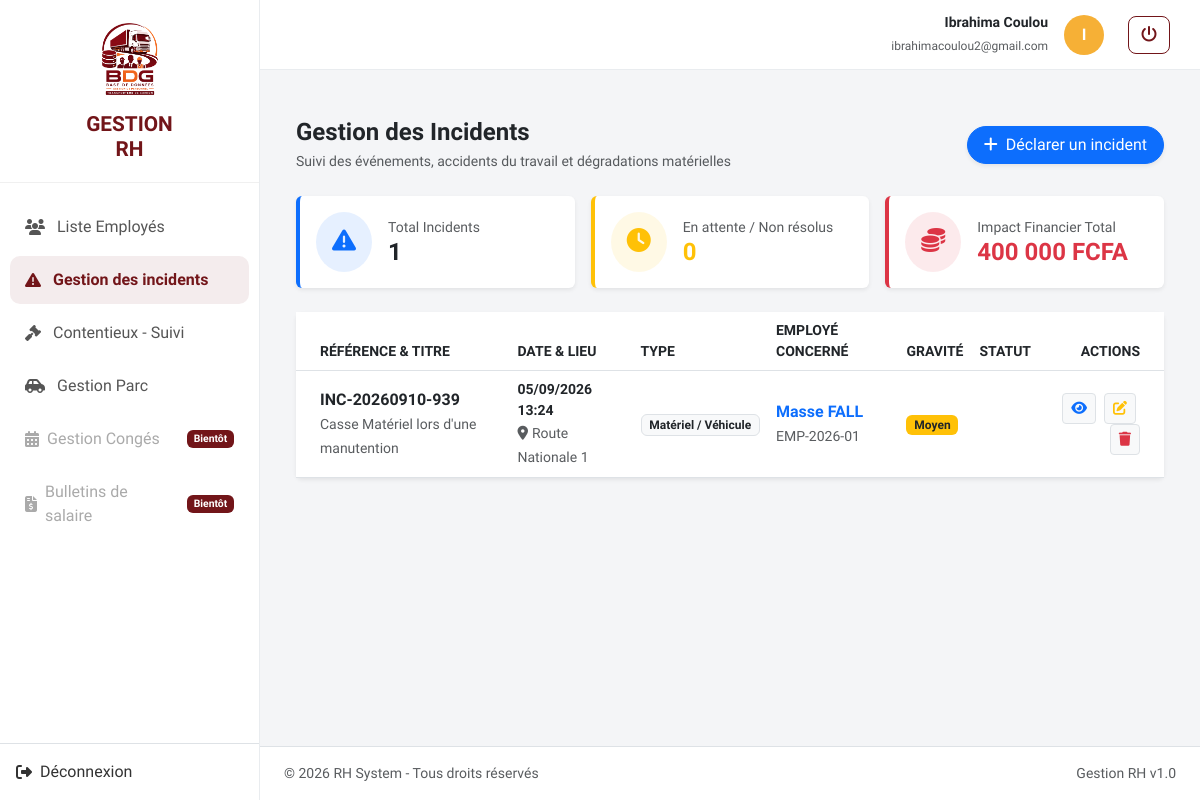
Screenshot of /gestion_personnel/index.php?action=incidents (signed in) with the database file from the repository.
### tables this page shows
CREATE TABLE `incidents` (
  `id` int(11) NOT NULL,
  `reference` varchar(50) NOT NULL,
  `employee_id` int(11) DEFAULT NULL,
  `type_incident` enum('Accident du travail','Matériel / Véhicule','Discipline / Insubordination','Sécurité / Vol','Autre') NOT NULL DEFAULT 'Autre',
  `gravite` enum('Faible','Moyen','Élevé','Critique') NOT NULL DEFAULT 'Moyen',
  `lieu` varchar(255) DEFAULT NULL,
  `date_incident` datetime NOT NULL,
  `titre` varchar(255) NOT NULL,
  `description` text NOT NULL,
  `actions_correctives` text DEFAULT NULL,
  `denouement` text DEFAULT NULL,
  `statut` enum('Signolé','En cours','Résolu','Classé sans suite') NOT NULL DEFAULT 'Signolé',
  `impact_financier` decimal(12,2) DEFAULT 0.00,
  `fichier_joint` varchar(255) DEFAULT NULL,
  `fichiers_joints` text DEFAULT NULL,
  `created_at` datetime DEFAULT current_timestamp(),
  `updated_at` datetime DEFAULT current_timestamp() ON UPDATE current_timestamp()
);

CREATE TABLE `employees` (
  `id` int(11) NOT NULL,
  `entreprise` varchar(50) NOT NULL DEFAULT 'STC',
  `matricule` varchar(20) NOT NULL,
  `nom` varchar(50) NOT NULL,
  `prenom` varchar(50) NOT NULL,
  `email` varchar(150) DEFAULT NULL,
  `etat_civil` varchar(50) DEFAULT NULL,
  `adresse` varchar(255) DEFAULT NULL,
  `telephone` varchar(50) DEFAULT NULL,
  `cni` varchar(50) DEFAULT NULL,
  `date_embauche` date DEFAULT NULL,
  `type_contrat` enum('CDD','CDI','Stage','Autre') NOT NULL DEFAULT 'CDI',
  `numero_permis` varchar(50) DEFAULT NULL,
  `categories_permis` varchar(50) DEFAULT NULL,
  `date_expiration_permis` date DEFAULT NULL,
  `intitule_poste` varchar(150) DEFAULT NULL,
  `contrat_pdf` varchar(255) DEFAULT NULL,
  `created_at` timestamp NOT NULL DEFAULT current_timestamp()
);

### gestion_personnel/controllers/IncidentController.php (called while the page is built, shortened)
<?php
require_once __DIR__ . '/../models/Incident.php';
class IncidentController {
    private $incidentModel;
    public function __construct() {
        $database = new Database();
        $pdo = $database->getConnection();
        $this->incidentModel = new Incident($pdo);
    }
    public function index() {
        $incidents = $this->incidentModel->getAll();
        require_once __DIR__ . '/../views/incidents/index.php';
    }
}

### gestion_personnel/models/Incident.php (called while the page is built, shortened)
<?php
class Incident {
    private $db;
    public function __construct($pdo = null) {
        if ($pdo) {
            $this->db = $pdo;
        } else {
            $database = new Database();
            $this->db = $database->getConnection();
        }
    }
    public function getAll() {
        $sql = "SELECT i.*, e.nom, e.prenom, e.matricule
                FROM incidents i
                LEFT JOIN employees e ON i.employee_id = e.id
                ORDER BY i.date_incident DESC";
        $stmt = $this->db->query($sql);
        return $stmt->fetchAll();
    }
}

### gestion_personnel/views/incidents/index.php (the view, shortened to what this page needs)
<?php require_once __DIR__ . '/../layout/header.php'; ?>
<div class="container-fluid py-4">
    <div class="d-flex justify-content-between align-items-center mb-4">
        <div>
            <h2 class="h4 mb-1 text-dark fw-bold">Gestion des Incidents</h2>
            <p class="text-muted small mb-0">Suivi des événements, accidents du travail et dégradations matérielles</p>
        </div>
        <a href="index.php?action=incidents_create" class="btn btn-primary rounded-pill px-3 shadow-sm">
            <i class="fas fa-plus me-1"></i> Déclarer un incident
        </a>
    </div>
    <div class="row g-3 mb-4">
        <?php
            $totalIncidents = count($incidents);
            $nonResolus = count(array_filter($incidents, fn($i) => in_array($i['statut'], ['Signolé', 'En cours'])));
            $totalCost = array_sum(array_column($incidents, 'impact_financier'));
        ?>
        <div class="col-md-4">
            <div class="card border-0 shadow-sm p-3 border-start border-primary border-4">
                <div class="d-flex align-items-center">
                    <div class="bg-primary bg-opacity-10 p-3 rounded-circle me-3">
                        <i class="fas fa-exclamation-triangle text-primary fs-4"></i>
                    </div>
                    <div>
                        <span class="text-muted small d-block">Total Incidents</span>
                        <h4 class="fw-bold mb-0"><?= $totalIncidents ?></h4>
                    </div>
                </div>
            </div>
        </div>
        <div class="col-md-4">
            <div class="card border-0 shadow-sm p-3 border-start border-warning border-4">
                <div class="d-flex align-items-center">
                    <div class="bg-warning bg-opacity-10 p-3 rounded-circle me-3">
                        <i class="fas fa-clock text-warning fs-4"></i>
                    </div>
                    <div>
                        <span class="text-muted small d-block">En attente / Non résolus</span>
                        <h4 class="fw-bold mb-0 text-warning"><?= $nonResolus ?></h4>
                    </div>
                </div>
            </div>
        </div>
        <div class="col-md-4">
            <div class="card border-0 shadow-sm p-3 border-start border-danger border-4">
                <div class="d-flex align-items-center">
                    <div class="bg-danger bg-opacity-10 p-3 rounded-circle me-3">
                        <i class="fas fa-coins text-danger fs-4"></i>
                    </div>
                    <div>
                        <span class="text-muted small d-block">Impact Financier Total</span>
                        <h4 class="fw-bold mb-0 text-danger"><?= number_format($totalCost, 0, ',', ' ') ?> FCFA</h4>
                    </div>
                </div>
            </div>
        </div>
    </div>
    <div class="card border-0 shadow-sm">
        <div class="card-body p-0">
            <div class="table-responsive">
                <table class="table table-hover align-middle mb-0">
                    <thead class="bg-light text-muted small text-uppercase">
                        <tr>
                            <th class="ps-4">Référence & Titre</th>
                            <th>Date & Lieu</th>
                            <th>Type</th>
                            <th>Employé concerné</th>
                            <th>Gravité</th>
                            <th>Statut</th>
                            <th class="text-end pe-4">Actions</th>
                        </tr>
                    </thead>
                    <tbody>
                        <?php if (!empty($incidents)): ?>
                            <?php foreach ($incidents as $inc): ?>
                                <tr>
                                    <td class="ps-4">
                                        <span class="fw-bold text-dark d-block"><?= htmlspecialchars($inc['reference']) ?></span>
                                        <small class="text-muted"><?= htmlspecialchars($inc['titre']) ?></small>
                                    </td>
                                    <td>
                                        <div class="small fw-semibold"><?= date('d/m/Y H:i', strtotime($inc['date_incident'])) ?></div>
                                        <small class="text-muted"><i class="fas fa-map-marker-alt me-1"></i><?= htmlspecialchars($inc['lieu'] ?? 'Non spécifié') ?></small>
                                    </td>
                                    <td>
                                        <span class="badge bg-light text-dark border"><?= htmlspecialchars($inc['type_incident']) ?></span>
                                    </td>
                                    <td>
                                        <?php if (!empty($inc['nom'])): ?>
                                            <a href="index.php?action=show&id=<?= $inc['employee_id'] ?>" class="text-decoration-none fw-semibold">
                                                <?= htmlspecialchars($inc['prenom'] . ' ' . $inc['nom']) ?>
                                            </a>
                                            <br><small class="text-muted"><?= htmlspecialchars($inc['matricule']) ?></small>
                                        <?php else: ?>
                                            <span class="text-muted italic">Aucun</span>
                                        <?php endif; ?>
                                    </td>
                                    <td>
                                        <?php
                                            $badgeGravite = match($inc['gravite']) {
                                                'Faible' => 'bg-info text-dark',
                                                'Moyen' => 'bg-warning text-dark',
                                                'Élevé' => 'bg-danger text-white',
                                                'Critique' => 'bg-dark text-white',
                                                default => 'bg-secondary'
                                            };
                                        ?>
                                        <span class="badge <?= $badgeGravite ?>"><?= htmlspecialchars($inc['gravite']) ?></span>
                                    </td>
                                    <td>
                                    </td>
                                    <td class="text-end pe-4">
                                        <a href="index.php?action=incidents_show&id=<?= $inc['id'] ?>" class="btn btn-sm btn-light border text-primary me-1" title="Voir les détails">
                                            <i class="fas fa-eye"></i>
                                        </a>
                                        <a href="index.php?action=incidents_edit&id=<?= $inc['id'] ?>" class="btn btn-sm btn-light border text-warning me-1" title="Modifier">
                                            <i class="fas fa-edit"></i>
                                        </a>
                                        <a href="index.php?action=incidents_delete&id=<?= $inc['id'] ?>" class="btn btn-sm btn-light border text-danger" onclick="return confirm('Voulez-vous vraiment supprimer cet incident ?');" title="Supprimer">
                                            <i class="fas fa-trash"></i>
                                        </a>
                                    </td>
                                </tr>
                            <?php endforeach; ?>
                        <?php endif; ?>
                    </tbody>
                </table>
            </div>
        </div>
    </div>
</div>
<?php require_once __DIR__ . '/../layout/footer.php'; ?>

### gestion_personnel/views/layout/header.php (style rules this page uses)
:root { --primary-color: #721519; --accent-color: #f6b036; --bg-light: #f8f9fa; }
body { font-family: 'Lexend', sans-serif; background-color: #f4f5f7; color: #333; }

### rows the page displays
incidents: statut "0", reference "INC-20260910-939", titre "Casse Matériel lors d'une manutention", date_incident "05/09/2026 13:24", lieu "Route Nationale 1", type_incident "Matériel / Véhicule", employee.nom "Masse FALL", employee.matricule "EMP-2026-01", gravite "Moyen"

### other values shown
$_SESSION['user_nom'] "Ibrahima Coulou"
$_SESSION['user_email'] "ibrahimacoulou2@gmail.com"
substr($_SESSION['user_nom'] ?? 'A', 0, 1) "I"
$totalIncidents "1"
$totalCost "400 000"
